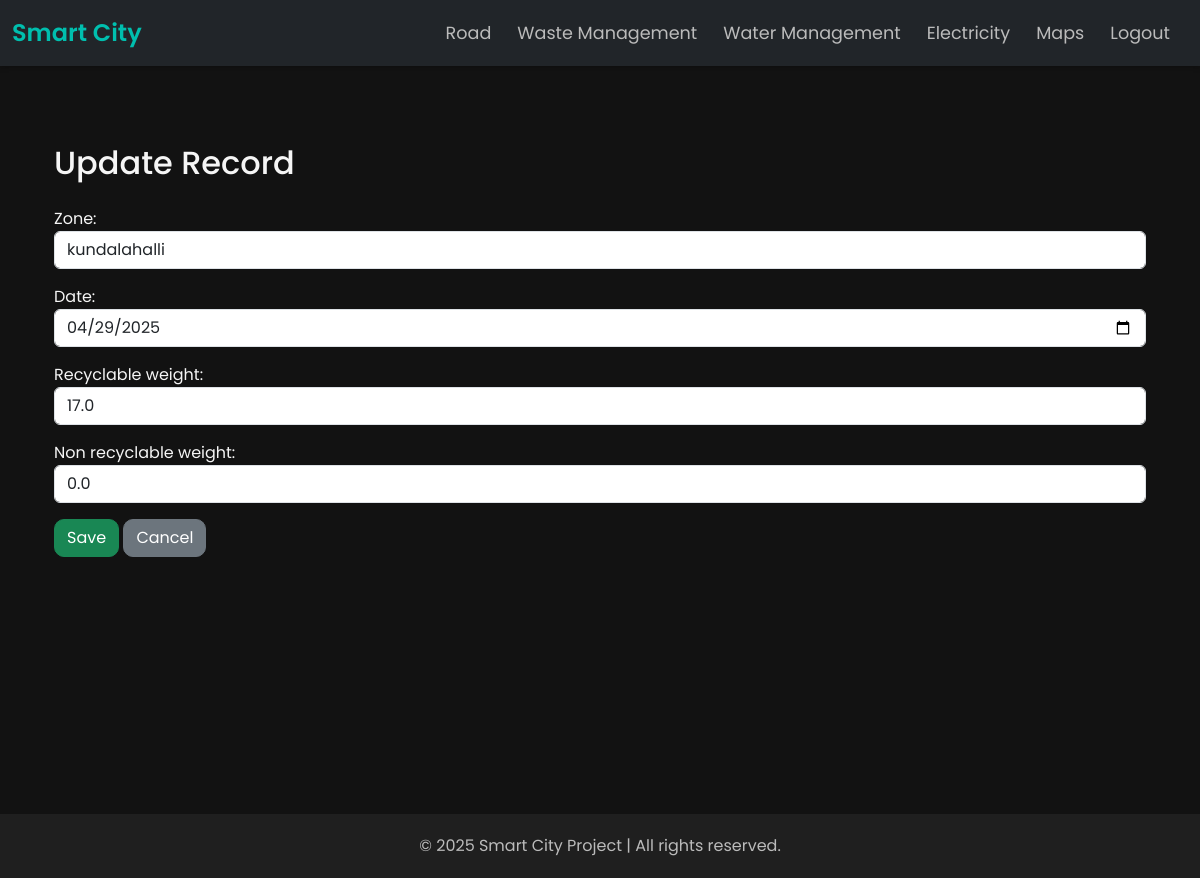
/waste_management/waste-records/1/edit/, run on the app's committed database.
### waste_management/models.py (models this page shows, shortened)
class WasteTypeRecord(models.Model):
    zone = models.CharField(max_length=100)
    date = models.DateField()
    recyclable_weight = models.FloatField(default=0.0)
    non_recyclable_weight = models.FloatField(default=0.0)

### waste_management/views.py (the view)
# urls.py: path('waste-records/<int:pk>/edit/', views.waste_type_record_update, name='waste_type_record_update'),
def waste_type_record_update(request, pk):
    record = get_object_or_404(WasteTypeRecord, pk=pk)
    if request.method == 'POST':
        form = WasteTypeRecordForm(request.POST, instance=record)
        if form.is_valid():
            form.save()
            messages.success(request, "Record updated successfully!")
            return redirect('waste_management:waste_type_record_list')
    else:
        form = WasteTypeRecordForm(instance=record)
    return render(request, 'waste_management/waste_type_record_form.html', {'form': form})

### waste_management/forms.py
class WasteTypeRecordForm(forms.ModelForm):
    class Meta:
        model = WasteTypeRecord
        fields = ['zone', 'date', 'recyclable_weight', 'non_recyclable_weight']
        widgets = {
            'zone': forms.TextInput(attrs={'class': 'form-control', 'placeholder': 'Enter Zone'}),
            'date': forms.DateInput(attrs={'class': 'form-control', 'type': 'date'}),
            'recyclable_weight': forms.NumberInput(attrs={'class': 'form-control', 'placeholder': 'Weight in kg'}),
            'non_recyclable_weight': forms.NumberInput(attrs={'class': 'form-control', 'placeholder': 'Weight in kg'}),
        }

### waste_management/templates/waste_management/waste_type_record_form.html (shortened to what this page needs)
{% extends 'base_generic.html' %}
{% block content %}
<div class="container py-4">
    <h2 class="mb-4">{{ form.instance.pk|yesno:"Update Record,Add New Record" }}</h2>
    <form method="post">
        <div class="mb-3">
            {{ form.zone.label_tag }} {{ form.zone }}
        </div>
        <div class="mb-3">
            {{ form.date.label_tag }} {{ form.date }}
        </div>
        <div class="mb-3">
            {{ form.recyclable_weight.label_tag }} {{ form.recyclable_weight }}
        </div>
        <div class="mb-3">
            {{ form.non_recyclable_weight.label_tag }} {{ form.non_recyclable_weight }}
        </div>
        <button type="submit" class="btn btn-success">Save</button>
        <a href="{% url 'waste_management:waste_type_record_list' %}" class="btn btn-secondary">Cancel</a>
    </form>
</div>
{% endblock %}

### templates/base_generic.html (style rules this page uses)
body { background-color: #121212; font-family: 'Poppins', sans-serif; color: #f5f5f5; margin: 0; }
.container { min-height: 80vh; padding-top: 30px; padding-bottom: 30px; }
.btn { border-radius: 10px; transition: all 0.3s ease; }
.navbar, .container, .footer { animation: fadeIn 0.8s ease-out; }

### data on the page
WasteTypeRecord: instance.pk "Update Record", zone "kundalahalli", date "04/29/2025", recyclable_weight "17.0", non_recyclable_weight "0.0"
